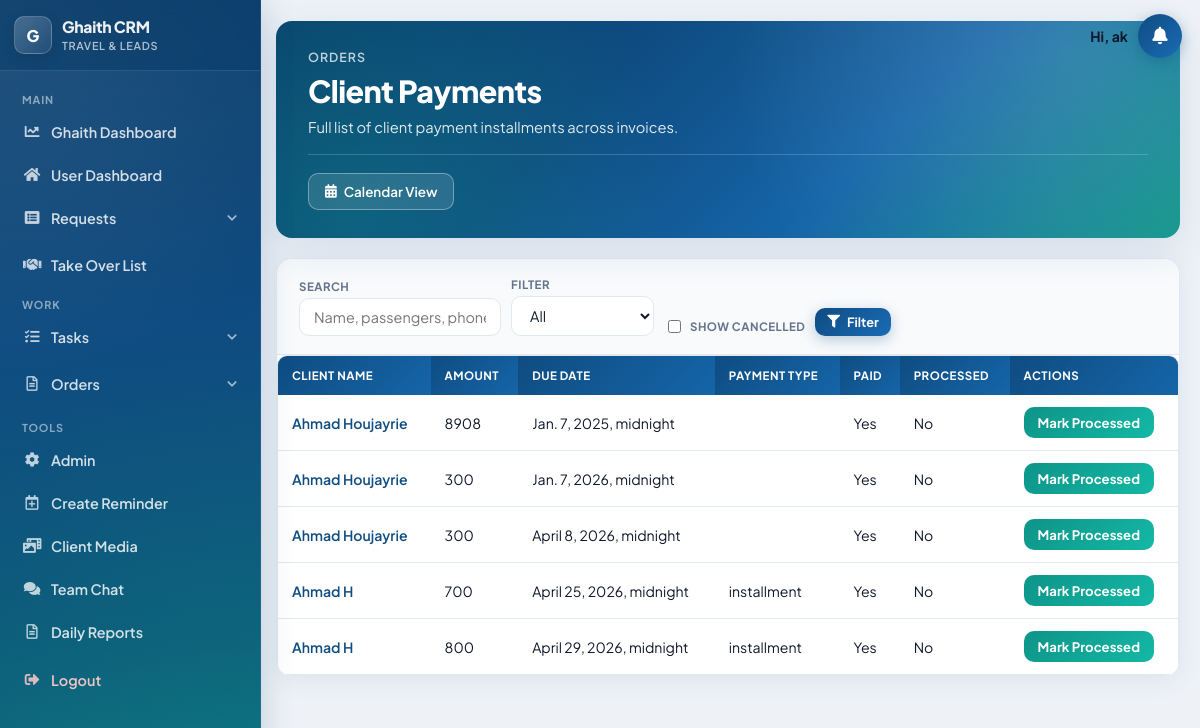
The page /tasks/client_payments/ (signed in) on the database its author committed.
### tasks/models.py (models this page shows, shortened)
class Payment(models.Model):
    leadtask = models.ForeignKey(LeadTask,
                                 on_delete=models.CASCADE,
                                 related_name='lead_pay')
    date = models.DateTimeField()
    amount = models.PositiveIntegerField()
    is_checked = models.BooleanField(default=False)
    processed = models.BooleanField(default=False)  # Add this field
    created_at = models.DateTimeField(auto_now_add=True, null=True)  # Add this field

class LeadTask(models.Model):
    PAYMENT_CH = [
        ('installment', 'Installment'),
        ('full', 'Full'),
    ]
    STATUS_CHOICES = [
        ('onhold', 'On Hold'),
        ('progress', 'In Progress'),
        ('done', 'Done'),
        ('cancelled', 'Cancelled'),
    ]
    lead = models.ForeignKey('display.Lead', on_delete=models.CASCADE)
    assigned_to = models.ForeignKey(User, on_delete=models.CASCADE)
    payment = models.CharField(max_length=100, choices=PAYMENT_CH, blank=True)
    status = models.CharField(max_length=100, choices=STATUS_CHOICES)
    notes = models.TextField(blank=True, null=True)
    travel_date = models.DateTimeField(null=True, blank=True)
    return_date = models.DateTimeField(null=True, blank=True)
    date_of_birth = models.DateField(null=True, blank=True)
    passport_expiry_date = models.DateField(null=True, blank=True)

### display/models.py (models this page shows, shortened)
class Lead(models.Model):
    reason_of_travel = models.TextField(blank=True, null=True)
    why_this_destination = models.TextField(blank=True, null=True)
    travel_dates_flexible = models.BooleanField(blank=True, default=False)
    budget_range_from = models.PositiveIntegerField(blank=True, null=True)
    budget_range_to = models.PositiveIntegerField(blank=True, null=True)
    name = models.CharField(max_length=100)
    email = models.EmailField(blank=True, null=True)
    country_code = models.CharField(max_length=5, default='+961')
    phone = models.CharField(max_length=15)
    CHANNEL_CHOICES = [
        ('', 'Select Channel'),
        ('Facebook', 'Facebook'),
        ('Whatsapp', 'Whatsapp'),
        ('Referral', 'Referral'),
        ('Direct', 'Direct'),
        ('Website', 'Website'),
        ('Instagram', 'Instagram'),
    ]
    channel = models.CharField(max_length=100, choices=CHANNEL_CHOICES, blank=True)
    SERVICE_CHOICES = [
        ('hotel', 'Hotel'),
        ('ticket', 'Ticket'),
        ('visa', 'Visa'),
        ('package', 'Package'),
        ('travel insurance', 'Travel Insurance'),
    ]
    STATUS_CHOICES = [
        ('onhold', 'On Hold'),
        ('processing', 'Processing'),
        ('negotiation', 'Negotiation'),
        ('finalized', 'Finalized'),
        ('followup', 'Follow-Up'),
        ('done', 'Unqualified'),
    ]
    type_of_service = models.CharField(max_length=50, choices=SERVICE_CHOICES, blank=True, default='')
    status = models.CharField(max_length=50, choices=STATUS_CHOICES, blank=True, default='onhold')
    status_changed_at = models.DateTimeField(null=True, blank=True)
    destination = models.CharField(max_length=200, blank=True, choices=get_destination_choices)
    pax = models.CharField(max_length=100, blank=True, default='')
    duration = models.CharField(max_length=200, blank=True, default='')
    travel_date_from = models.DateField(blank=True, null=True)
    travel_date_to = models.DateField(blank=True, null=True)
    selling_price = models.CharField(max_length=200, blank=True)
    net = models.CharField(max_length=200, blank=True, default='')
    profit = models.CharField(max_length=200, blank=True)
    date_notes = models.TextField(blank=True, null=True)
    special_request = models.TextField(blank=True)
    urgent = models.BooleanField(default=False)
    assignment_notes = models.TextField(blank=True)
    supplier = models.CharField(max_length=200, blank=True)
    sold = models.BooleanField(blank=True, default=False)
    lost = models.BooleanField(blank=True, default=False)
    finalization_notes = models.TextField(blank=True, null=True)
    assigned_to = models.ForeignKey(User, on_delete=models.CASCADE, related_name="current")
    assigned_at = models.DateTimeField(null=True, blank=True)
    attachments = models.ManyToManyField(Attachment, blank=True)
    follow_up = models.DateField(blank=True, null=True)
    created_at = models.DateTimeField(auto_now_add=True, editable=False)
    last_modified = models.DateTimeField(auto_now=True, editable=True)
    takeover = models.BooleanField(default=True)
    special_takeover = models.BooleanField(default=False)  # New field
    takeover_added_at = models.DateTimeField(null=True, blank=True)
    period = models.PositiveIntegerField(default=20)
    is_archived = models.BooleanField(default=False)
    offer_prepared = models.BooleanField(default=False)
    offer_details = models.TextField(blank=True, null=True)
    moved_to_negotiation = models.BooleanField(default=False)  # New field

### tasks/views.py (the view, shortened to what this page needs)
# urls.py: path('client_payments/', views.client_payments, name='client_payments'),
@login_required(login_url="/login/")
def client_payments(request):
    if request.user.is_staff:
        payments = Payment.objects.all().order_by('date')
    else:
        payments = Payment.objects.filter(leadtask__assigned_to=request.user).order_by('date')
    search_query = request.GET.get('search', '')
    filter_status = request.GET.get('filter', '')
    show_cancelled = request.GET.get('show_cancelled', '') == 'on'
    if not show_cancelled:
        payments = payments.exclude(leadtask__status='cancelled')
    if filter_status:
        if filter_status == 'paid':
            payments = payments.filter(is_checked=True)
        elif filter_status == 'unpaid':
            payments = payments.filter(is_checked=False)
        elif filter_status == 'overdue':
            payments = payments.filter(date__lt=timezone.now(), is_checked=False)
        elif filter_status == 'processed':
            payments = payments.filter(processed=True)
        elif filter_status == 'unprocessed':
            payments = payments.filter(processed=False)
    else:
        payments = payments.filter(processed=False)
    return render(request, 'client_payments.html', {
        'payments': payments,
        'now': timezone.now(),
        'show_cancelled': show_cancelled,
    })

### tasks/templates/client_payments.html (shortened to what this page needs)
<!DOCTYPE html>
<html lang="en">
<head>
</head>
<body>
{% include 'navbar.html' %}
<div class="req-wrap">
    <header class="req-hero">
        <div class="req-hero__bg"></div>
        <div class="req-hero__content">
            <div class="req-hero__eyebrow">Orders</div>
            <h1 class="req-hero__title">Client Payments</h1>
            <p class="req-hero__sub">Full list of client payment installments across invoices.</p>
            <div class="req-hero__footer">
                <div class="req-hero__actions">
                    <a href="{% url 'client_payments_list' %}" class="req-btn-ghost"><i class="fas fa-calendar-alt"></i> Calendar View</a>
                </div>
            </div>
        </div>
    </header>
    <div class="req-card">
        <div class="req-filters">
            <form method="GET" action="{% url 'client_payments' %}" style="display:flex;flex-wrap:wrap;gap:10px;align-items:flex-end;width:100%">
                <div class="req-filter-group">
                    <span class="req-filter-label">Search</span>
                    <input type="text" name="search" placeholder="Name, passengers, phone…" value="{{ request.GET.search }}" class="req-input">
                </div>
                <div class="req-filter-group">
                    <span class="req-filter-label">Filter</span>
                    <select name="filter" class="req-select">
                        <option value="">All</option>
                    </select>
                </div>
                <label class="req-filter-group" style="flex-direction:row;align-items:center;gap:6px;padding-top:18px">
                    <input type="checkbox" id="show_cancelled" name="show_cancelled" {% if show_cancelled %}checked{% endif %}>
                    <span class="req-filter-label" style="margin:0">Show cancelled</span>
                </label>
                <button type="submit" class="req-btn req-btn--primary req-btn--sm"><i class="fas fa-filter"></i> Filter</button>
            </form>
        </div>
        <div class="table-wrapper table-wrapper--responsive table-wrapper--client-payments">
            <table class="req-table list-table list-table--client">
                <thead>
                    <tr>
                        <th>Client Name</th>
                        <th>Amount</th>
                        <th>Due Date</th>
                        <th>Payment Type</th>
                        <th>Paid</th>
                        <th>Processed</th>
                        <th>Actions</th>
                    </tr>
                </thead>
                <tbody>
                    {% for payment in payments %}
                    <tr class="{% if payment.processed %}processed{% elif payment.date and payment.date < now and not payment.is_checked %}overdue{% endif %}">
                        <td data-label="Client Name"><a class="supplier-link" href="{% url 'edit_lead_tasks' payment.leadtask.pk %}">{{ payment.leadtask.lead.name }}</a></td>
                        <td data-label="Amount">{{ payment.amount }}</td>
                        <td data-label="Due Date">{{ payment.date }}</td>
                        <td data-label="Payment Type">{{ payment.leadtask.payment }}</td>
                        <td data-label="Paid">{{ payment.is_checked|yesno:"Yes,No" }}</td>
                        <td data-label="Processed">{{ payment.processed|yesno:"Yes,No" }}</td>
                        <td data-label="Actions">
                            {% if not payment.processed %}
                            <form method="POST" action="{% url 'mark_payment_processed' payment.pk %}" class="list-table__inline-form">
                                <button type="submit" class="process-button">Mark Processed</button>
                            </form>
                            {% endif %}
                        </td>
                    </tr>
                    {% empty %}
                    <tr><td colspan="7" class="list-table__empty"><div class="req-empty"><i class="fas fa-money-check-alt"></i>No payments found.</div></td></tr>
                    {% endfor %}
                </tbody>
            </table>
        </div>
    </div>
</div>
</body>
</html>

### display/templates/shared/notification_bell.html (shortened to what this page needs)
{% load static %}
{% if user.is_authenticated %}
<link rel="stylesheet" href="{% static 'css/crm-notifications.css' %}">
<div class="crm-notify" id="crmNotify">
  <span class="crm-notify__greeting">Hi, {% if user.get_full_name %}{{ user.get_full_name }}{% else %}{{ user.username }}{% endif %}</span>
  <button type="button" class="crm-notify__bell" id="crmNotifyBell" aria-label="Notifications" aria-expanded="false">
    <i class="fas fa-bell"></i>
  </button>
</div>
{% endif %}

### static/css/requests-modern.css (style rules this page uses)
:root { --req-bg: #eef2f7; --req-surface: #ffffff; --req-surface-2: #f8fafc; --req-text: #0f172a; --req-muted: #64748b; --req-border: #e2e8f0; --req-primary: #0f4c81; --req-primary-light: #1a6bb5; --req-accent: #0d9488; --req-danger: #dc2626; --req-success: #059669; --req-warning: #d97706; --req-purple: #7c3aed; --req-shadow: 0 4px 24px rgba(15, 76, 129, 0.08); --req-shadow-lg: 0 12px 40px rgba(15, 76, 129, 0.12); --req-radius: 16px; --req-radius-sm: 10px; --req-font: 'Plus Jakarta Sans', system-ui, sans-serif; }
body.req-page { font-family: var(--req-font); background: var(--req-bg); color: var(--req-text); margin: 0; padding: 0 20px 48px 276px !important; min-height: 100vh; -webkit-font-smoothing: antialiased; }
.req-wrap { max-width: 1280px; margin: 0 auto; }
.req-hero { position: relative; border-radius: var(--req-radius); overflow: hidden; margin-bottom: 20px; box-shadow: var(--req-shadow-lg); }
.req-hero__bg { position: absolute; inset: 0; background: linear-gradient(135deg, #0a3d6b 0%, #0f4c81 35%, #1565a8 65%, #0d9488 100%); }
.req-hero__bg::before { content: ''; position: absolute; inset: 0; background: radial-gradient(circle at 88% 15%, rgba(255,255,255,.14) 0%, transparent 42%), radial-gradient(circle at 8% 85%, rgba(13,148,136,.35) 0%, transparent 38%); }
.req-hero__content { position: relative; z-index: 1; padding: 28px 32px; color: #fff; }
.req-hero__eyebrow { font-size: .78rem; font-weight: 600; letter-spacing: .08em; text-transform: uppercase; opacity: .75; }
.req-hero__title { margin: 6px 0 0; font-size: clamp(1.4rem, 3vw, 1.9rem); font-weight: 800; letter-spacing: -.02em; }
.req-hero__sub { margin: 8px 0 0; opacity: .88; font-size: .92rem; }
.req-hero__footer { display: flex; flex-wrap: wrap; gap: 10px; align-items: center; justify-content: space-between; margin-top: 18px; padding-top: 18px; border-top: 1px solid rgba(255,255,255,.18); }
.req-hero__actions { display: flex; flex-wrap: wrap; gap: 8px; }
.req-btn-ghost { display: inline-flex; align-items: center; gap: 7px; padding: 9px 16px; border-radius: var(--req-radius-sm); border: 1px solid rgba(255,255,255,.35); background: rgba(255,255,255,.12); color: #fff !important; text-decoration: none; font-size: .84rem; font-weight: 600; backdrop-filter: blur(6px); transition: background .2s, transform .15s; }
.req-card { background: var(--req-surface); border: 1px solid var(--req-border); border-radius: var(--req-radius); box-shadow: var(--req-shadow); margin-bottom: 20px; overflow: hidden; }
.req-filters { display: flex; flex-wrap: wrap; gap: 12px; align-items: flex-end; padding: 18px 22px; border-bottom: 1px solid var(--req-border); background: var(--req-surface-2); }
.req-filters form { display: flex; flex-wrap: wrap; gap: 10px; align-items: flex-end; }
.req-filter-label { font-size: .72rem; font-weight: 700; text-transform: uppercase; letter-spacing: .04em; color: var(--req-muted); display: block; margin-bottom: 4px; }
.req-filter-group { display: flex; flex-direction: column; }
.req-input, .req-select { border: 1.5px solid var(--req-border); border-radius: var(--req-radius-sm); padding: 9px 14px; font-family: var(--req-font); font-size: .9rem; color: var(--req-text); background: #fff; min-width: 140px; }
.req-btn { display: inline-flex; align-items: center; justify-content: center; gap: 7px; padding: 10px 18px; border: none; border-radius: var(--req-radius-sm); font-family: var(--req-font); font-size: .88rem; font-weight: 700; cursor: pointer; text-decoration: none; transition: transform .15s, box-shadow .2s; }
.req-btn--primary { background: linear-gradient(135deg, var(--req-primary), var(--req-primary-light)); color: #fff !important; box-shadow: 0 4px 14px rgba(15, 76, 129, .28); }
.req-btn--sm { padding: 6px 12px; font-size: .8rem; }
.req-table { width: 100%; border-collapse: collapse; font-size: .88rem; }
.req-table thead th { background: linear-gradient(135deg, #0f4c81, #1565a8); color: #fff; font-size: .72rem; font-weight: 700; text-transform: uppercase; letter-spacing: .04em; padding: 12px 14px; text-align: left; white-space: nowrap; }
.req-table tbody td { padding: 12px 14px; border-bottom: 1px solid var(--req-border); vertical-align: middle; }

### rows shown on the page
Payment: leadtask.lead.name "Ahmad Houjayrie", amount "8908", date "Jan. 7, 2025, midnight", is_checked "Yes", processed "No", shows "Mark Processed"
Payment: leadtask.lead.name "Ahmad Houjayrie", amount "300", date "Jan. 7, 2026, midnight", is_checked "Yes", processed "No", shows "Mark Processed"
Payment: leadtask.lead.name "Ahmad Houjayrie", amount "300", date "April 8, 2026, midnight", is_checked "Yes", processed "No", shows "Mark Processed"
Payment: leadtask.lead.name "Ahmad H", amount "700", date "April 25, 2026, midnight", leadtask.payment "installment", is_checked "Yes", processed "No", shows "Mark Processed"
Payment: leadtask.lead.name "Ahmad H", amount "800", date "April 29, 2026, midnight", leadtask.payment "installment", is_checked "Yes", processed "No", shows "Mark Processed"

### other values the page prints
{{ user.username }} "ak"
